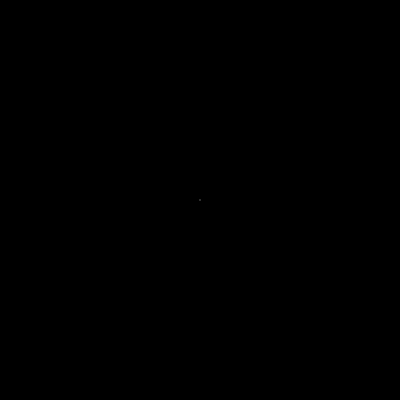
Frame 1 (no input)
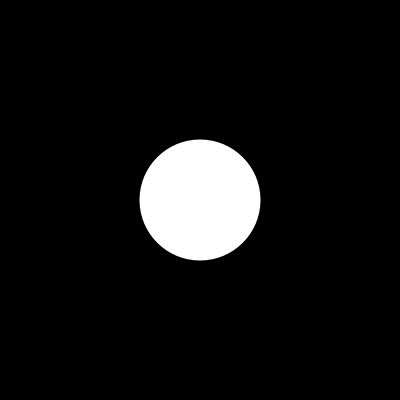
Frame 60 (the mouse pressed at the canvas centre just before this capture)
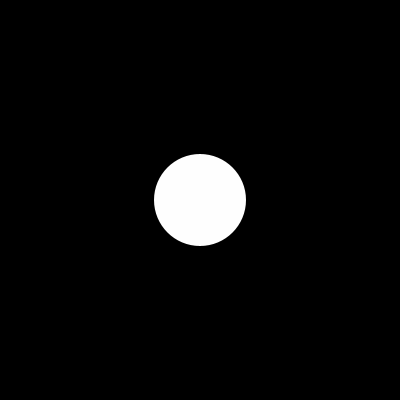
Frame 120 (the mouse held since frame 60 and released just before this capture)

The Processing sketch that drew these frames (run headless with seeded random() and noise(); from frame 60 on, the mouse is pressed at the canvas centre):

// Processing sketch: processing_161197
// ── processing_161197.pde

int diametre = 1;
int opacite = 254;
int vitesse = 0;

void setup() {
  size(400,400);
  background(0);
  noStroke();
}

void draw() {
  background(0);

  fill(255, opacite);
  ellipse(width/2, height/2, diametre, diametre);
  
   vitesse += 1;
  //opacite = opacite - vitesse;
  diametre = diametre + vitesse;
 
  print(vitesse);
  print(", ");
  println(diametre);
  

  if (diametre == 254 || diametre <= 1) {
    vitesse += 1;
    vitesse = - vitesse;
  }
  /*if (diametre < 1) {
    vitesse = - vitesse;
  }*/
}
